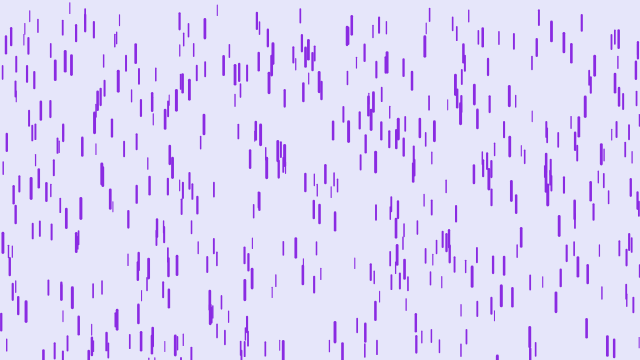
Frame 1 (no input)
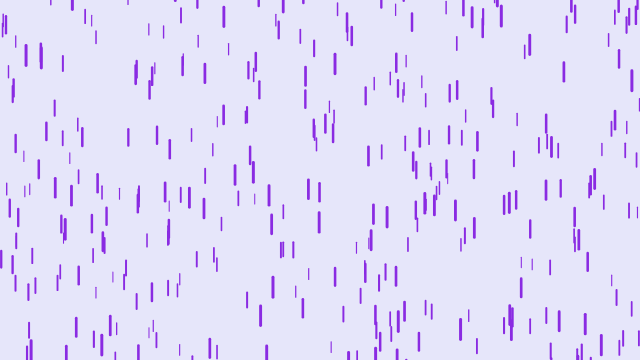
Frame 60 (no input)
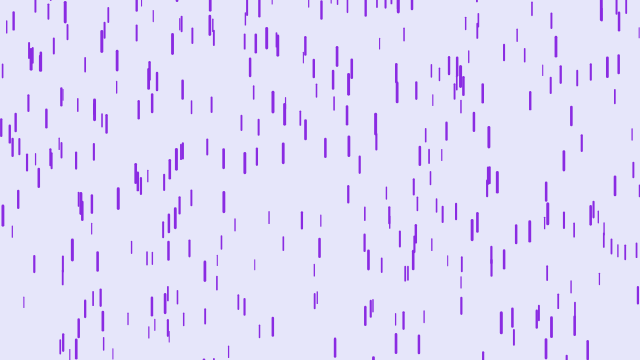
Frame 120 (the mouse pressed at the canvas centre since frame 60)

The p5.js sketch that drew these frames (run headless with seeded random() and noise() and a simulated clock; from frame 60 on, the mouse is pressed at the canvas centre):

// p5.js sketch
// ── sketch.js
// Daniel Shiffman
// http://codingrainbow.com
// http://patreon.com/codingrainbow
// Code for: https://youtu.be/KkyIDI6rQJI

// Purple Rain
// (138, 43, 226)
// (230, 230, 250) // background

var drops = [];

function setup() {
  createCanvas(640, 360);
  for (var i = 0; i < 500; i++) {
    drops[i] = new Drop();
  }
}

function draw() {
  
  background(230, 230, 250);
  for (var i = 0; i < drops.length; i++) {
    drops[i].fall();
    drops[i].show();
  }
}
// ── drop.js

// Daniel Shiffman
// http://codingrainbow.com
// http://patreon.com/codingrainbow
// Code for: https://youtu.be/KkyIDI6rQJI


function Drop() {
  this.pos = createVector(random(width),random(height))
  //this.x = random(width);
  //this.y = random(0, height)
  this.z = random(0, 20);
  this.len = map(this.z, 0, 20, 10, 20);
  this.speed = createVector(0,map(this.z, 0, 20, 1, 20));
  var grav = createVector(0,map(this.z, 0, 20, 0, 0.2));

  this.fall = function() {
    this.pos.add(this.speed)
    this.speed.add(grav)

    if (this.pos.y > height) {
      this.pos.y = random(-200, -100);
      this.speed.y = map(this.z, 0, 20, 1, 20)
    
    }
  }

  this.show = function() {
    var thick = map(this.z, 0, 20, 1, 3);
    strokeWeight(thick);
    stroke(138, 43, 226);
    line(this.pos.x, this.pos.y, this.pos.x, this.pos.y+this.len);
  }
}
